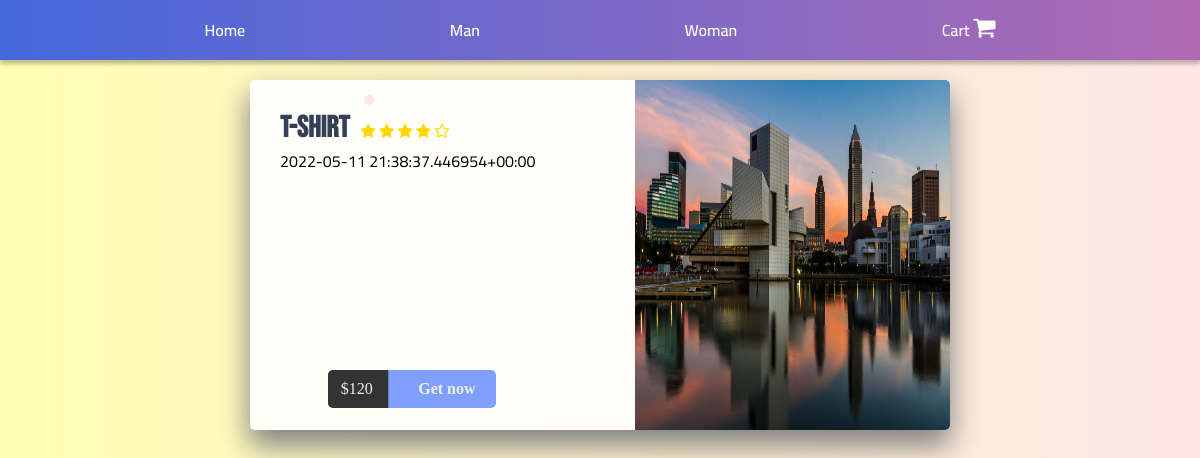
Page /product/1 on the committed database.
### product/models.py (models this page shows, shortened)
class Category(models.Model):
    categoryName = models.CharField(max_length=15)

class Product(models.Model):
    productName = models.CharField(max_length=12)
    proudctDescription = models.CharField(max_length=600)
    productBrand = models.CharField(max_length=12)
    productPrice = models.PositiveBigIntegerField()
    productColor = models.CharField(max_length=100)
    productSize = models.CharField(max_length=100)
    productImage = models.ImageField()
    productType = models.ForeignKey(Category, on_delete=models.CASCADE)

### product/views.py (the view)
# urls.py: path('product/<str:id>', views.getOneProduct, name='single Product'),
def getOneProduct(request, id):
    categ = Category.objects.all()[:5]
    prod = Product.objects.get(id=id)
    item = [mm for mm in Product.objects.all() if mm != prod]
    context = {"category": categ, "item": prod,"product":item}
    return render(request, "OneProduct.html", context)

### templates/OneProduct.html (shortened to what this page needs)
{% load static %}
<!DOCTYPE html>
<html lang="en">
<head>
    <link href="{% static 'index.css' %}" rel="stylesheet" />
    <link href="{% static 'OneProduct.css' %}" rel="stylesheet" />
    <link rel="stylesheet" href="https://cdnjs.cloudflare.com/ajax/libs/font-awesome/4.7.0/css/font-awesome.min.css">
</head>
<body>
    {% include "header.html" %}
    <div id="container">
        <div class="product-details">
            <h1>{{item.productName}}</h1>
            <span class="hint-star star">
                <i class="fa fa-star" aria-hidden="true"></i>
                <i class="fa fa-star" aria-hidden="true"></i>
                <i class="fa fa-star" aria-hidden="true"></i>
                <i class="fa fa-star" aria-hidden="true"></i>
                <i class="fa fa-star-o" aria-hidden="true"></i>
            </span>
            <div class="">
                {{item.proudctDescription}}
            </div>
            <div class="control">
                <button class="btn" onclick="add_product('{{item.id}}')">
                    <span class="price">${{item.productPrice}}</span>
                    <span class="buy">Get now</span>
                </button>
            </div>
        </div>
        <div class="product-image">
            <img src="http://localhost:8000/media/{{item.productImage}}" alt="">
        </div>
    </div>
</body>
</html>

### templates/header.html (shortened to what this page needs)
<header>
    <a id="home-link" href="{{HOST_URL}}/" class="header-link">
        Home
    </a>
    {% for category in category %}
    <a href="{{HOST_URL}}/{{category.id}}" class="header-link">
        {{category.categoryName}}
    </a>
    {% endfor %}
    <a id="cart" href="{{HOST_URL}}/getAllCart" class="header-link">
        Cart
        <i style="font-size:24px" class="fa">&#xf07a;</i>
    </a>
</header>

### product/static/index.css (style rules this page uses)
:root { --primary-color: #b06ab3; --secondary-color: #4568dc; }
a { text-decoration: none; color: unset; }
body { font-family: "Cairo", sans-serif !important; padding: 0; margin: 0; background: #f5f5f5; overflow-x: hidden; }
header { height: 60px; display: flex; align-items: center; justify-content: space-evenly; background: linear-gradient(90deg, #4568dc 0.37%, #5068d8 10.78%, #b06ab3 100%); box-shadow: 0px 4px 4px rgba(0, 0, 0, 0.25); position: fixed; top: 0; left: 0; right: 0; }
.header-link { color: #ffffff; font-weight: 600; }

### product/static/OneProduct.css (style rules this page uses)
body { background: #DFC2F2; background-image: linear-gradient(to right, #ffffb3, #ffe6e6); background-attachment: fixed; background-size: cover; }
#container { box-shadow: 0 15px 30px 1px grey; background: rgba(255, 255, 255, 0.90); text-align: center; border-radius: 5px; overflow: hidden; margin: 5em auto; height: 350px; width: 700px; }
.product-details { position: relative; text-align: left; overflow: hidden; padding: 30px; height: 100%; float: left; width: 40%; }
#container .product-details h1 { font-family: 'Bebas Neue', cursive; display: inline-block; position: relative; font-size: 30px; color: #344055; margin: 0; }
#container .product-details h1:before { position: absolute; content: ''; right: 0%; top: 0%; transform: translate(25px, -15px); font-family: 'Bree Serif', serif; display: inline-block; background: #ffe6e6; border-radius: 5px; font-size: 14px; padding: 5px; color: white; margin: 0; animation: chan-sh 6s ease infinite; }
.hint-star { display: inline-block; margin-left: 0.5em; color: gold; width: 50%; }
.control { position: absolute; bottom: 20%; left: 22.8%; }
.btn { transform: translateY(0px); transition: 0.3s linear; background: #809fff; border-radius: 5px; position: relative; overflow: hidden; cursor: pointer; outline: none; border: none; color: #eee; padding: 0; margin: 0; }
.btn span { font-family: 'Farsan', cursive; transition: transform 0.3s; display: inline-block; padding: 10px 20px; font-size: 1.2em; margin: 0; }
.btn .price, .shopping-cart { background: #333; border: 0; margin: 0; }
.btn .price { transform: translateX(-10%); padding-right: 15px; }
.btn .buy { z-index: 3; font-weight: bolder; }
.product-image { transition: all 0.3s ease-out; display: inline-block; position: relative; overflow: hidden; height: 100%; float: right; width: 45%; display: inline-block; }
#container img { width: 100%; height: 100%; }

### rows in the picture
Category: categoryName "Man"
Category: categoryName "Woman"
Product: productName "T-shirt", proudctDescription "2022-05-11 21:38:37.446954+00:00", productPrice "120", productImage (picture)
